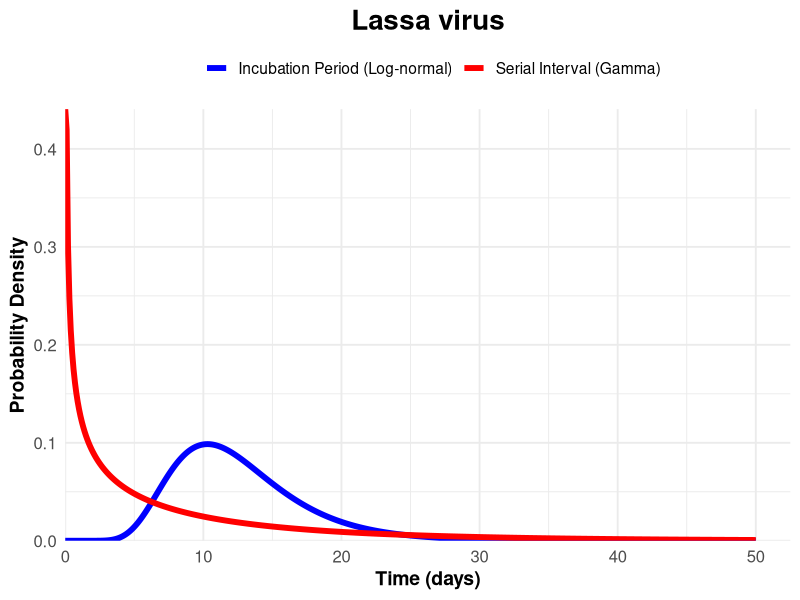
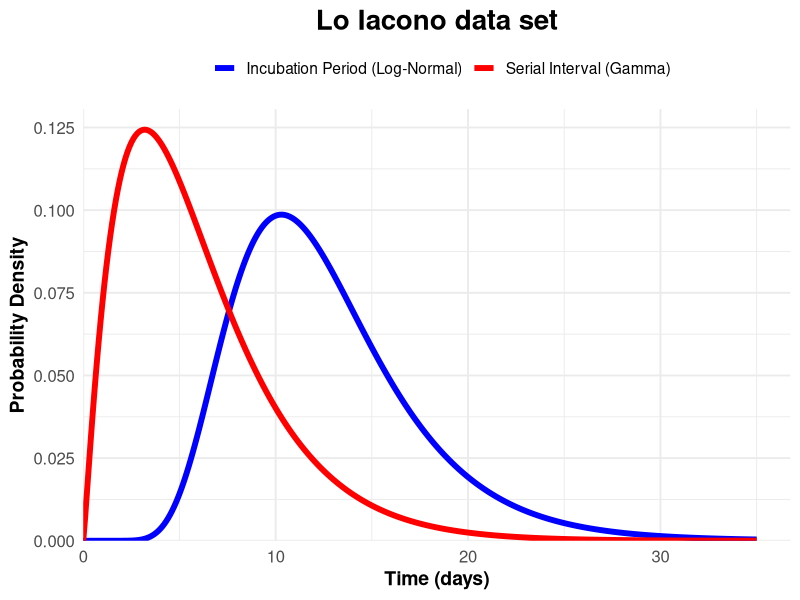
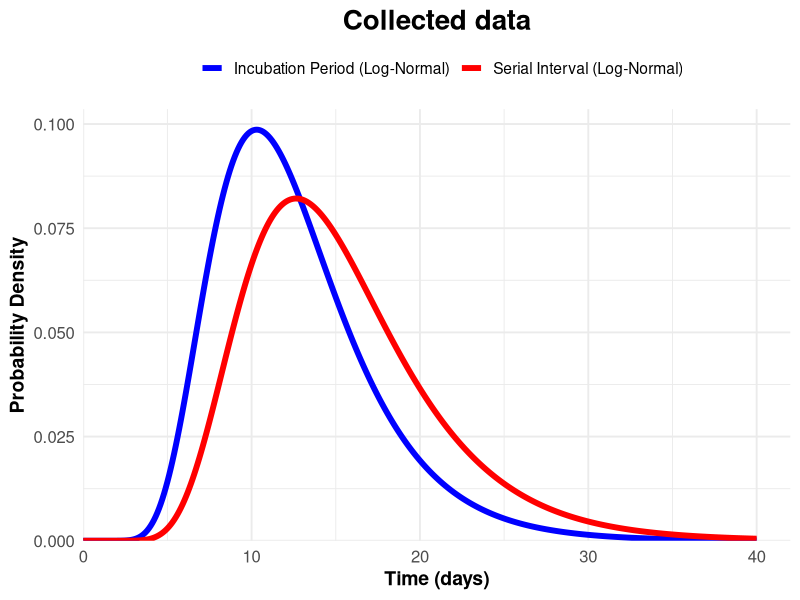
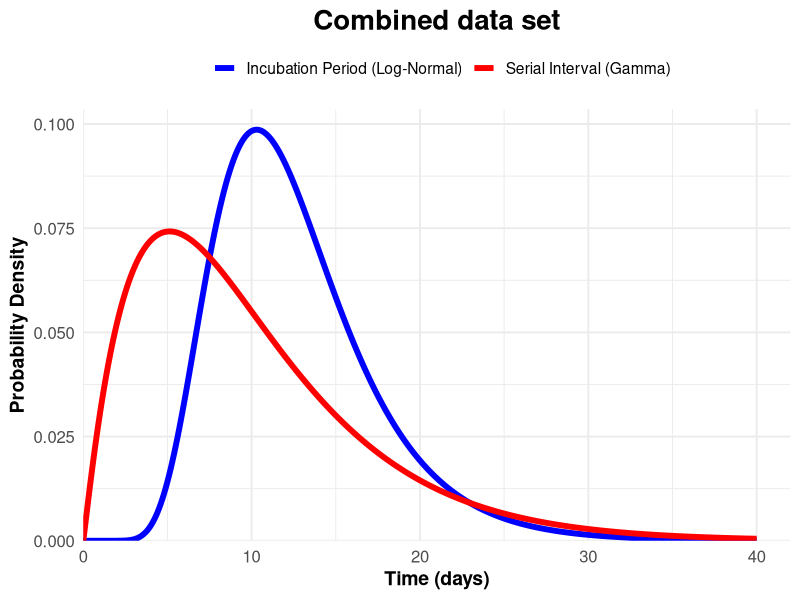

Source code (R) for these figures, in order:
rm(list = ls())

library(ggplot2)
library(stats)

# Parameters for Incubation Period (Log-normal)
# EpiLPS, Data set from Akhmetzhanov et al. 2019
meanlog <- 2.467
sdlog <- 0.367

# Parameters for Serial Interval (Gamma)
# Zhao et al. 2020	https://pmc.ncbi.nlm.nih.gov/articles/PMC7019145/
serial_mean <- 7.8
serial_sd <- 10.7
serial_variance <- serial_sd^2
serial_shape <- (serial_mean^2) / serial_variance
serial_rate <- serial_mean / serial_variance

# Probability Density Functions
incubation_pdf <- function(x) dlnorm(x, meanlog = meanlog, sdlog = sdlog)
serial_pdf <- function(x) dgamma(x, shape = serial_shape, rate = serial_rate)

# Calculate Intersection and Pre-symptomatic Transmission
intersection <- uniroot(function(x) incubation_pdf(x) - serial_pdf(x), lower = 0, upper = 10)$root
pre_symptomatic <- (pgamma(intersection, shape = serial_shape, rate = serial_rate) - 
                      plnorm(intersection, meanlog = meanlog, sdlog = sdlog)) * 100

cat("Percentage of pre-symptomatic transmission:", pre_symptomatic, "%\n")

# Visualisation
time_range <- seq(0, 50, by = 0.1)
incubation_values <- incubation_pdf(time_range)
serial_values <- serial_pdf(time_range)

# Combine data for plotting
plot_data <- data.frame(
  Time = rep(time_range, 2),
  PDF = c(incubation_values, serial_values),
  Type = rep(c("Incubation Period (Log-normal)", "Serial Interval (Gamma)"), each = length(time_range))
)

# Plot
ggplot(plot_data, aes(x = Time, y = PDF, color = Type)) +
  geom_line(size = 2.0) +
  scale_color_manual(values = c("Incubation Period (Log-normal)" = "blue", 
                                "Serial Interval (Gamma)" = "red")) +
  labs(
    title = "Lassa virus",
    x = "Time (days)",
    y = "Probability Density",
    color = ""
  ) +
  theme_minimal(base_size = 14) +
  theme(
    plot.title = element_text(face = "bold", size = 20, hjust = 0.5),
    legend.position = "top",
    axis.title = element_text(face = "bold"),
    axis.text = element_text(size = 12)
  ) +
  scale_x_continuous(expand = expansion(mult = c(0, 0.05))) +
  scale_y_continuous(expand = expansion(mult = c(0, 0.05)))


#######################################################################

#Lassa Lo locarno 

# Parameters for Incubation Period (Log-Normal)
incubation_meanlog <- 2.467
incubation_sdlog <- 0.367

# Parameters for Serial Interval (Gamma)
serial_shape <- 2.144
serial_rate <- 0.358

# Probability Density Functions
incubation_pdf <- function(x) dlnorm(x, meanlog = incubation_meanlog, sdlog = incubation_sdlog)
serial_pdf <- function(x) dgamma(x, shape = serial_shape, rate = serial_rate)

# Calculate Intersection and Pre-symptomatic Transmission
intersection <- uniroot(function(x) incubation_pdf(x) - serial_pdf(x), lower = 0.01, upper = 10)$root
pre_symptomatic <- (pgamma(intersection, shape = serial_shape, rate = serial_rate) - 
                      plnorm(intersection, meanlog = incubation_meanlog, sdlog = incubation_sdlog)) * 100

cat("Percentage of pre-symptomatic transmission:", pre_symptomatic, "%\n")

# Visualization
time_range <- seq(0, 35, by = 0.1)
incubation_values <- incubation_pdf(time_range)
serial_values <- serial_pdf(time_range)

# Combine data for plotting
plot_data <- data.frame(
  Time = rep(time_range, 2),
  PDF = c(incubation_values, serial_values),
  Type = rep(c("Incubation Period (Log-Normal)", "Serial Interval (Gamma)"), each = length(time_range))
)

# Plot
ggplot(plot_data, aes(x = Time, y = PDF, color = Type)) +
  geom_line(size = 2.0) +
  scale_color_manual(values = c("Incubation Period (Log-Normal)" = "blue", 
                                "Serial Interval (Gamma)" = "red")) +
  labs(
    title = "Lo Iacono data set",
    x = "Time (days)",
    y = "Probability Density",
    color = ""
  ) +
  theme_minimal(base_size = 14) +
  theme(
    plot.title = element_text(face = "bold", size = 20, hjust = 0.5),
    legend.position = "top",
    axis.title = element_text(face = "bold"),
    axis.text = element_text(size = 12)
  ) +
  scale_x_continuous(expand = expansion(mult = c(0, 0.05))) +
  scale_y_continuous(expand = expansion(mult = c(0, 0.05)))

#################################################################################
#Outbreak data set

library(ggplot2)

# Parameters for Incubation Period (Log-Normal)
incubation_meanlog <- 2.467
incubation_sdlog <- 0.367

# Parameters for Serial Interval (Log-Normal)
serial_meanlog <- 2.667
serial_sdlog <- 0.360

# Probability Density Functions
incubation_pdf <- function(x) dlnorm(x, meanlog = incubation_meanlog, sdlog = incubation_sdlog)
serial_pdf <- function(x) dlnorm(x, meanlog = serial_meanlog, sdlog = serial_sdlog)

# Calculate Intersection and Pre-symptomatic Transmission
intersection <- uniroot(function(x) incubation_pdf(x) - serial_pdf(x), lower = 10, upper = 15)$root
pre_symptomatic <- (plnorm(intersection, meanlog = serial_meanlog, sdlog = serial_sdlog) - 
                      plnorm(intersection, meanlog = incubation_meanlog, sdlog = incubation_sdlog)) * 100

cat("Percentage of pre-symptomatic transmission:", pre_symptomatic, "%\n")

# Visualization
time_range <- seq(0, 40, by = 0.1)
incubation_values <- incubation_pdf(time_range)
serial_values <- serial_pdf(time_range)

# Combine data for plotting
plot_data <- data.frame(
  Time = rep(time_range, 2),
  PDF = c(incubation_values, serial_values),
  Type = rep(c("Incubation Period (Log-Normal)", "Serial Interval (Log-Normal)"), each = length(time_range))
)

# Plot
ggplot(plot_data, aes(x = Time, y = PDF, color = Type)) +
  geom_line(size = 2.0) +
  scale_color_manual(values = c("Incubation Period (Log-Normal)" = "blue", 
                                "Serial Interval (Log-Normal)" = "red")) +
  labs(
    title = "Collected data",
    x = "Time (days)",
    y = "Probability Density",
    color = ""
  ) +
  theme_minimal(base_size = 14) +
  theme(
    plot.title = element_text(face = "bold", size = 20, hjust = 0.5),
    legend.position = "top",
    axis.title = element_text(face = "bold"),
    axis.text = element_text(size = 12)
  ) +
  scale_x_continuous(expand = expansion(mult = c(0, 0.05))) +
  scale_y_continuous(expand = expansion(mult = c(0, 0.05)))

#############################################################################

#Combined 

# Parameters for Incubation Period (Log-Normal)
incubation_meanlog <- 2.467
incubation_sdlog <- 0.367

# Parameters for Serial Interval (Gamma)
serial_shape <- 2.062
serial_rate <- 0.207

# Probability Density Functions
incubation_pdf <- function(x) dlnorm(x, meanlog = incubation_meanlog, sdlog = incubation_sdlog)
serial_pdf <- function(x) dgamma(x, shape = serial_shape, rate = serial_rate)

# Calculate Intersection and Pre-symptomatic Transmission
intersection <- uniroot(function(x) incubation_pdf(x) - serial_pdf(x), lower = 0.01, upper = 10)$root
pre_symptomatic <- (pgamma(intersection, shape = serial_shape, rate = serial_rate) - 
                      plnorm(intersection, meanlog = incubation_meanlog, sdlog = incubation_sdlog)) * 100

cat("Percentage of pre-symptomatic transmission:", pre_symptomatic, "%\n")

# Visualization
time_range <- seq(0, 40, by = 0.1)
incubation_values <- incubation_pdf(time_range)
serial_values <- serial_pdf(time_range)

# Combine data for plotting
plot_data <- data.frame(
  Time = rep(time_range, 2),
  PDF = c(incubation_values, serial_values),
  Type = rep(c("Incubation Period (Log-Normal)", "Serial Interval (Gamma)"), each = length(time_range))
)

# Plot
ggplot(plot_data, aes(x = Time, y = PDF, color = Type)) +
  geom_line(size = 2.0) +
  scale_color_manual(values = c("Incubation Period (Log-Normal)" = "blue", 
                                "Serial Interval (Gamma)" = "red")) +
  labs(
    title = "Combined data set",
    x = "Time (days)",
    y = "Probability Density",
    color = ""
  ) +
  theme_minimal(base_size = 14) +
  theme(
    plot.title = element_text(face = "bold", size = 20, hjust = 0.5),
    legend.position = "top",
    axis.title = element_text(face = "bold"),
    axis.text = element_text(size = 12)
  ) +
  scale_x_continuous(expand = expansion(mult = c(0, 0.05))) +
  scale_y_continuous(expand = expansion(mult = c(0, 0.05)))


